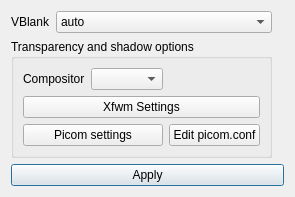
     <widget class="QWidget" name="tabCompositor">
      <attribute name="title">
       <string>Compositor</string>
      </attribute>
      <layout class="QGridLayout">
       <item row="0" column="0">
        <widget class="QLabel" name="labelCompositorVBlank">
         <property name="sizePolicy">
          <sizepolicy hsizetype="Fixed" vsizetype="Preferred">
           <horstretch>0</horstretch>
           <verstretch>0</verstretch>
          </sizepolicy>
         </property>
         <property name="toolTip">
          <string>Changing the VBlank mode may help alleviate some screen tearing issues. See Help for more information.</string>
         </property>
         <property name="text">
          <string>VBlank</string>
         </property>
        </widget>
       </item>
       <item row="0" column="1">
        <widget class="QComboBox" name="comboCompositorVBlank">
         <item>
          <property name="text">
           <string>auto</string>
          </property>
         </item>
         <item>
          <property name="text">
           <string>glx</string>
          </property>
         </item>
         <item>
          <property name="text">
           <string>xpresent</string>
          </property>
         </item>
         <item>
          <property name="text">
           <string>off</string>
          </property>
         </item>
        </widget>
       </item>
       <item row="1" column="0" colspan="2">
        <widget class="QGroupBox" name="groupCompositorShadow">
         <property name="title">
          <string>Transparency and shadow options</string>
         </property>
         <layout class="QGridLayout">
          <item row="0" column="0">
           <widget class="QLabel" name="labelCompositor">
            <property name="text">
             <string>Compositor</string>
            </property>
           </widget>
          </item>
          <item row="0" column="1" colspan="2">
           <widget class="QComboBox" name="comboCompositor"/>
          </item>
          <item row="1" column="0" colspan="4">
           <widget class="QPushButton" name="pushCompositorXfwmSettings">
            <property name="toolTip">
             <string>Xfce Compositor Settings</string>
            </property>
            <property name="text">
             <string>Xfwm Settings</string>
            </property>
            <property name="icon">
             <iconset theme="wmtweaks"/>
            </property>
           </widget>
          </item>
          <item row="2" column="0" colspan="3">
           <widget class="QPushButton" name="pushCompositorPicomSettings">
            <property name="toolTip">
             <string>Launch compton-conf configuration tool</string>
            </property>
            <property name="text">
             <string>Picom settings</string>
            </property>
            <property name="icon">
             <iconset theme="preferences-system">
              <normaloff>../../mx-compton/app</normaloff>../../mx-compton/app</iconset>
            </property>
           </widget>
          </item>
          <item row="2" column="3">
           <widget class="QPushButton" name="pushCompositorEditPicomConf">
            <property name="toolTip">
             <string>Edit compton.conf directly in text editor</string>
            </property>
            <property name="text">
             <string>Edit picom.conf</string>
            </property>
            <property name="icon">
             <iconset theme="edit">
              <normaloff>../../mx-compton/app</normaloff>../../mx-compton/app</iconset>
            </property>
           </widget>
          </item>
         </layout>
        </widget>
       </item>
       <item row="2" column="0">
        <spacer>
         <property name="orientation">
          <enum>Qt::Orientation::Vertical</enum>
         </property>
         <property name="sizeHint" stdset="0">
          <size>
           <width>0</width>
           <height>0</height>
          </size>
         </property>
        </spacer>
       </item>
       <item row="3" column="0" colspan="4">
        <widget class="QPushButton" name="pushCompositorApply">
         <property name="text">
          <string>Apply</string>
         </property>
         <property name="icon">
          <iconset theme="dialog-ok"/>
         </property>
         <property name="shortcut">
          <string/>
         </property>
         <property name="autoDefault">
          <bool>true</bool>
         </property>
         <property name="default">
          <bool>true</bool>
         </property>
        </widget>
       </item>
      </layout>
     </widget>
